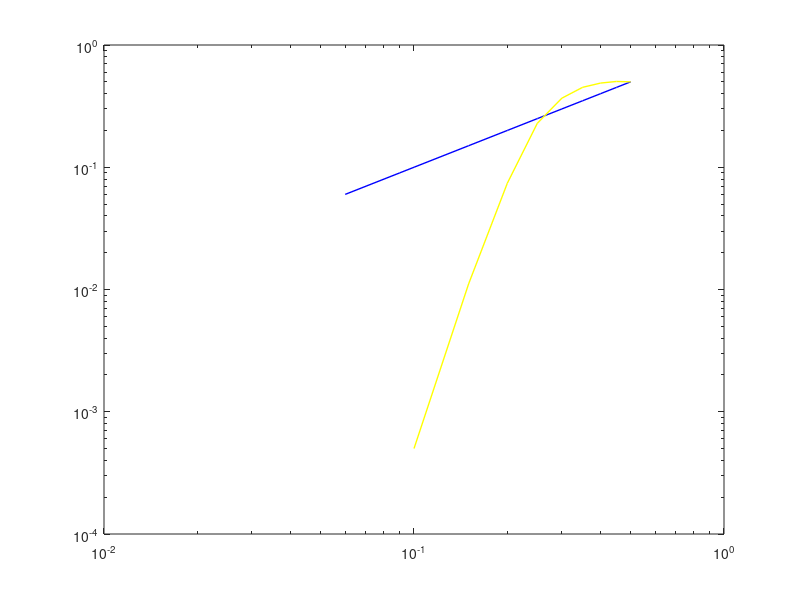

Write the MATLAB code that produced this figure. (Note: this script raises an error after producing the figure.)
function new_plots() %Funcao para plotar graficos.
%Precisa alterar para incluir novos vetores do teste do codigo cilcico
load('m_3_euclides')
load('m_4_euclides')
load('m_6_euclides')
load('p_convolucao')
%%
figure;
%loglog(p_vec, P_B_hamming, 'LineWidth', 1, 'color' ,'r'); 
loglog(p, p, 'LineWidth', 1, 'color', 'b');
hold on;
loglog(p, m_3_euclides, 'LineWidth', 1, 'color', 'y');
loglog(p, m_4_euclides, 'LineWidth', 1, 'color', 'g');
loglog(p, m_6_euclides, 'LineWidth', 1, 'color', 'k');

%loglog(p_vec, data_n_10_k_6_bit_1, 'LineWidth', 1, 'color', 'k');
%loglog(p_vec, data_n_12_k_7_bit_1, 'LineWidth', 1, 'color', 'k');
%loglog(p_vec, data_n_12_k_7_bit_2, 'LineWidth', 1, 'color', 'k');
%loglog(p_vec, data_n_14_k_8_bit_1, 'LineWidth', 1, 'color', 'k');
%loglog(p_vec, data_n_15_k_10_bit_1, 'LineWidth', 1, 'color', 'k');
%loglog(p_vec, data_n_15_k_9_bit_1, 'LineWidth', 1, 'color', 'k');
%loglog(p_vec, data_n_15_k_9_bit_2, 'LineWidth', 1, 'color', 'k');
%loglog(p_vec, data_n_20_k_13_bit_1, 'LineWidth', 1, 'color', 'k');
%loglog(p_vec, data_n_20_k_13_bit_2, 'LineWidth', 1, 'color', 'k');
%loglog(p_vec, data_n_08_k_5_bit_1, 'LineWidth', 1, 'color', 'k');

legend('Nao codificado', 'm = 3', 'm = 4', 'm = 6');
set(gca, 'xdir', 'reverse')
xlabel('Probabilidade de erro na transmissao (p)');
ylabel('Probabilidade de erro na decodificacao (P_{b})');
title('Erro na transmissao vs erro na decodificacao (logaritmo)');
%%
load('resp')
load('resp2')

figure;
loglog(p_vec, P_B_hamming, 'LineWidth', 1, 'color' ,'r');
hold on;
loglog(p_vec, P_B_a, 'LineWidth', 1, 'color', 'b');
loglog(p_vec, P_B_b, 'LineWidth', 1, 'color', 'g');
loglog(p_vec, p_vec, 'LineWidth', 1, 'color', 'k');
%loglog(p_vec, data_n_8_k_5_bit_1, 'LineWidth', 1, 'color', 'm');
%loglog(p_vec, data_n_10_k_6_bit_1, 'LineWidth', 1, 'color', 'c');
loglog(p_vec, data_n_12_k_7_bit_1, 'LineWidth', 1, 'color', 'm');
%loglog(p_vec, data_n_14_k_8_bit_1, 'LineWidth', 1, 'color', 'b');
%loglog(p_vec, data_n_15_k_9_bit_1, 'LineWidth', 1, 'color', 'g');
%loglog(p_vec, data_n_12_k_7_bit_2, 'LineWidth', 1, 'color', 'c');
%loglog(p_vec, data_n_20_k_13_bit_1, 'LineWidth', 1, 'color', 'c');
%loglog(p_vec, data_n_20_k_13_bit_2, 'LineWidth', 1, 'color', 'm');

%loglog(p_vec, data_n_15_k_9_bit_2, 'LineWidth', 1, 'color', 'k');

%legend('Hamming', 'CRC', 'Modificado', 'Não codificado');
legend('Hamming', 'CRC', 'Modificado', 'Não codificado', 'n=12 k=7');
%legend('Hamming','Não codificado', 'n=12 k=7', 'n=15 k=9', 'n=20 k=13' );
%legend('Hamming','Não codificado', 'n=20 k=13 bit=1', 'n=20 k=13 bit=2');
%legend('Hamming', 'Não codificado', 'n=8 k=5', 'n=10 k=6');
set(gca, 'xdir', 'reverse')
xlabel('Probabilidade de erro na transmissão (p)');
ylabel('Probabilidade de erro na decodificação (P_{b})');
grid on;
title('Erro na transmissão vs erro na decodificação (logaritmo)');
end